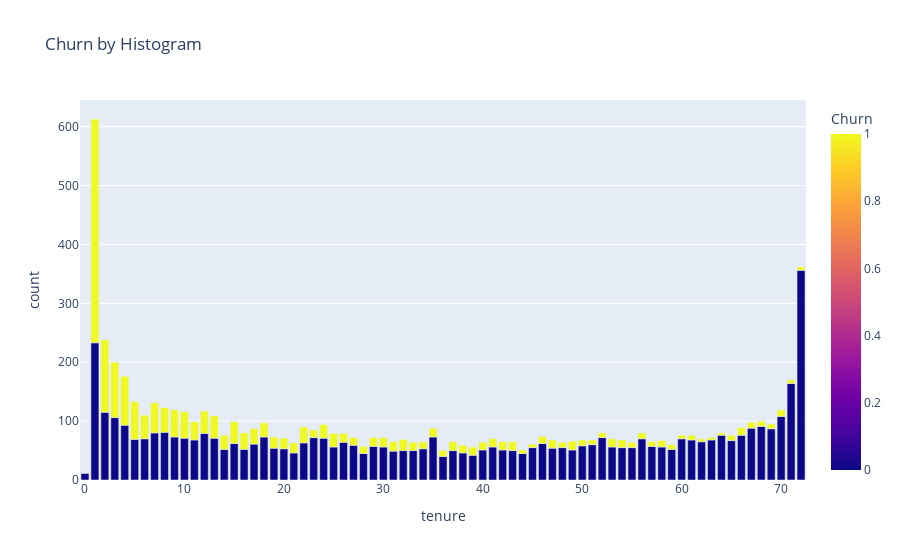

Notebook cell for this chart:
### Code cell
# Now, let's analyze the churned users in relation to another variable: tenure. As mentioned in the file, tenure represents the number of months a user stayed with the company before canceling their plan.

grouped = dff.groupby(["tenure", "Churn"]).size().reset_index(name="count")

fig = px.bar(
    grouped,
    x="tenure",
    y="count",
    color="Churn",
    barmode="stack",
    title="Churn by Histogram",
)

fig.show()

# in this analysis we can observe there's a  issue on the first mo of contract. Let's keeping seeking the root cause.

### Figure 1 — Plotly figure (JSON) as saved in the notebook; plotly's stock layout.template omitted (floating-point values rounded to 4 significant figures; data arrays with more than 128 entries replaced by an {"elided": "..."} marker saying what was removed)
{"data": [{"hovertemplate": "tenure=%{x}<br>count=%{y}<br>Churn=%{marker.color}<extra></extra>", "legendgroup": "", "marker": {"color": {"elided": "145 int values"}, "coloraxis": "coloraxis", "pattern": {"shape": ""}}, "name": "", "orientation": "v", "showlegend": false, "textposition": "auto", "type": "bar", "x": {"elided": "145 int values"}, "xaxis": "x", "y": {"elided": "145 int values"}, "yaxis": "y"}], "layout": {"barmode": "stack", "coloraxis": {"colorbar": {"title": {"text": "Churn"}}, "colorscale": [[0, "#0d0887"], [0.1111, "#46039f"], [0.2222, "#7201a8"], [0.3333, "#9c179e"], [0.4444, "#bd3786"], [0.5556, "#d8576b"], [0.6667, "#ed7953"], [0.7778, "#fb9f3a"], [0.8889, "#fdca26"], [1, "#f0f921"]]}, "legend": {"tracegroupgap": 0}, "title": {"text": "Churn by Histogram"}, "xaxis": {"anchor": "y", "domain": [0, 1], "title": {"text": "tenure"}}, "yaxis": {"anchor": "x", "domain": [0, 1], "title": {"text": "count"}}}}
